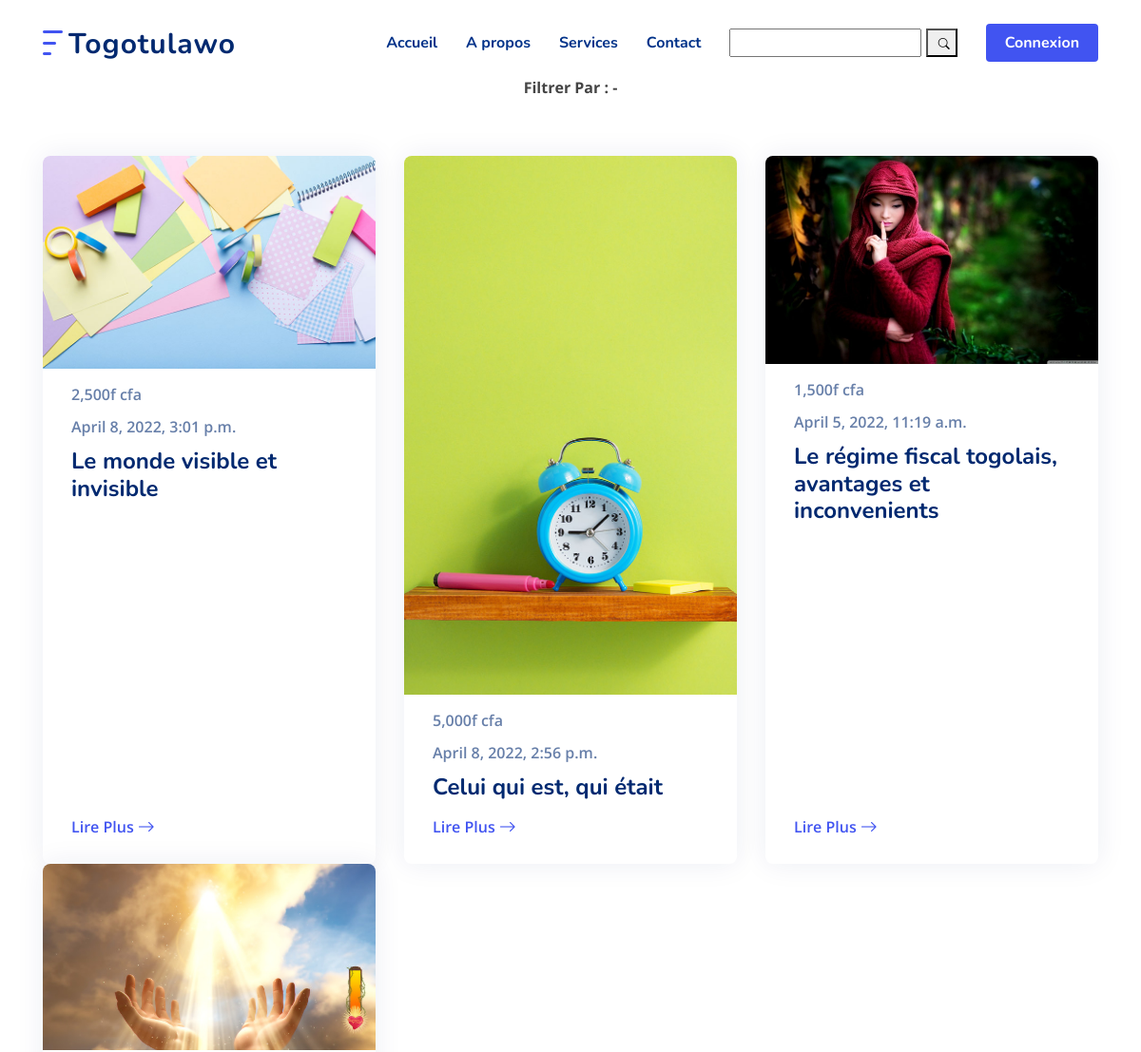
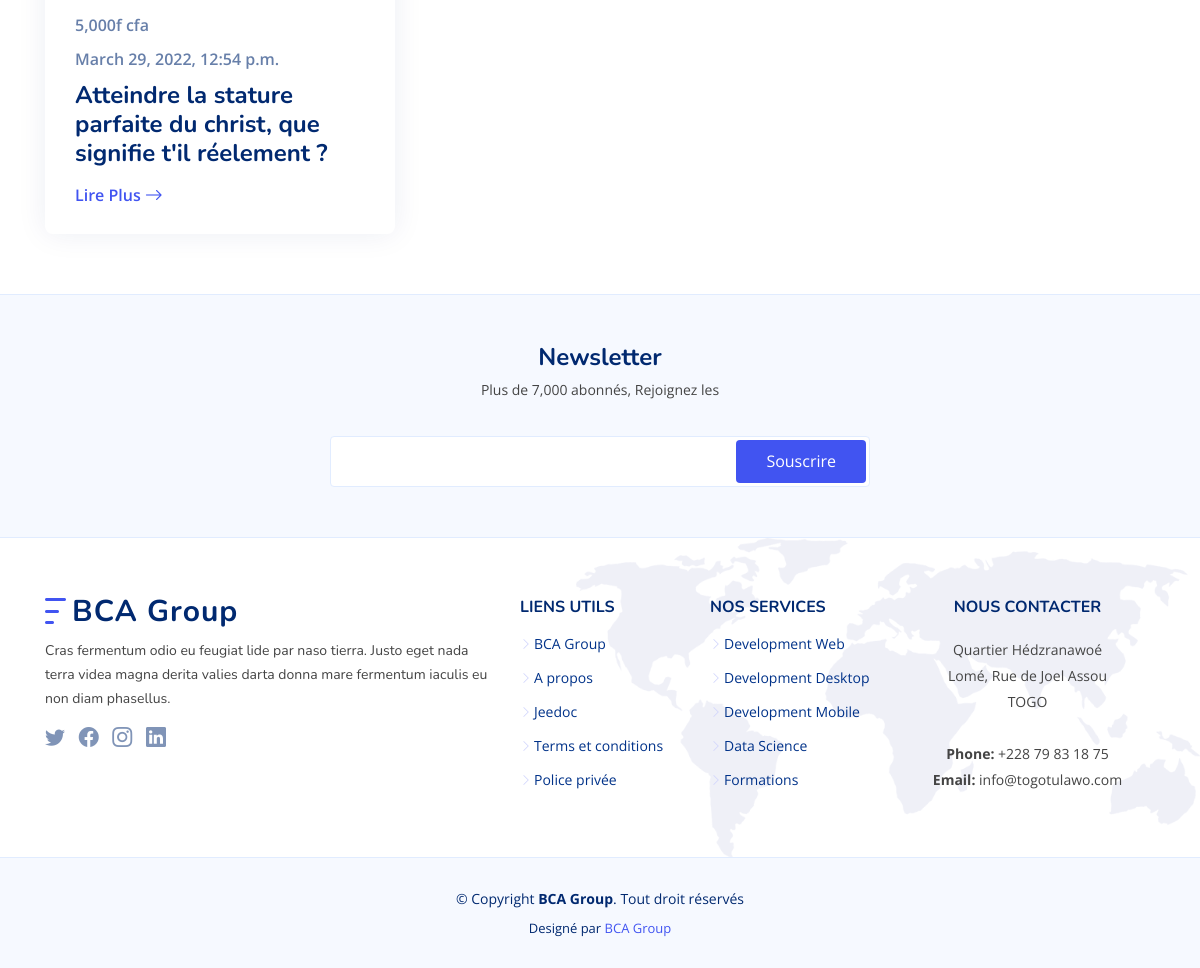
The page /categorie/agronomie on the database its author committed (2 pictures, top to bottom).
### main/models/article.py (models this page shows, shortened)
class Article(models.Model):
    option =(
        ('Thèse', 'Thèse'),
        ('Mémoire', 'Mémoire'),
        ('Rapport de stage', 'Rapport de stage'),
        ('Document de synthèse', 'Document de synthèse'),
        ('Article', 'Article'),
        ('Livre', 'Livre'),
    )
    class Meta:
        ordering = ["-publish_date"]
        get_latest_by = "publish_date"
    title = models.CharField(max_length=300, unique=True)
    subtitle = models.CharField(max_length=255, blank=True)
    slug = models.SlugField(max_length=300, unique=True)
    contenu = FroalaField()
    couverture = models.ImageField(upload_to='files/couverture')
    auteur = models.ForeignKey(Auteur, null=False, on_delete=models.CASCADE)
    domaine = models.ForeignKey(Categorie, null=False, on_delete=models.CASCADE)
    type = models.CharField(max_length=100, choices=option)
    resource = models.FileField(upload_to="files/resource")
    discount = models.IntegerField(null=False, default=0)
    price = models.IntegerField(null=False)
    is_draft = models.BooleanField(default=True)
    active = models.BooleanField(default=False)
    date_created = models.DateTimeField(auto_now_add=True)
    date_modified = models.DateTimeField(auto_now=True)
    publish_date = models.DateTimeField(auto_now_add=True)

### main/views/articles.py (the view)
# urls.py: path('categorie/<str:slug>', categorie_articles, name = 'categorie'),
def categorie_articles(request, slug):
    categorie = Categorie.objects.get(slug=slug)
    article = Article.objects.filter(domaine=categorie)
    context = {
        "article" : article,
        "categorie" : categorie,
    }
    return render(request, template_name="categorie_article.html", context=context)

### main/templatetags/article_custom_tags.py (called while the page is built)
@register.filter
def cfa(price):
    return f'{price}f cfa'

### main/templates/categorie_article.html
{% extends 'main_base.html' %}
{% load article_custom_tags %}
{% load humanize %}
{% block content %}
<section id="recent-blog-posts" class="recent-blog-posts">
    <div class="container" data-aos="fade-up">
      <header class="section-header">
        <div class="card-body">
            <b>Filtrer Par : - </b>
        </div>
      </header>
      <div class="row">
        {% for a in article %}
        <div class="col-lg-4">
          <div class="post-box">
            <div class="post-img"><img src="{{a.couverture.url}}" class="img-fluid" alt=""></div>
            <span class="post-date">{{a.price|intcomma|cfa}}</span>
            <span class="post-date">{{a.publish_date}}</span>
            <h3 class="post-title">{{a.title}}</h3>
            <a href="/article/{{a.slug}}" class="readmore stretched-link mt-auto"><span>Lire Plus</span><i class="bi bi-arrow-right"></i></a>
          </div>
        </div>
        {% endfor %}
      </div>
    </div>
  </section>
{% endblock %}

### static/main/assets/css/style.css (style rules this page uses)
:root { scroll-behavior: smooth; }
body { font-family: "Open Sans", sans-serif; color: #444444; }
a { color: #4154f1; text-decoration: none; }
h1, h2, h3, h4, h5, h6 { font-family: "Nunito", sans-serif; }
section { padding: 60px 0; overflow: hidden; }
.section-header { text-align: center; padding-bottom: 40px; }
.recent-blog-posts .post-box { box-shadow: 0px 0 30px rgba(1, 41, 112, 0.08); transition: 0.3s; height: 100%; overflow: hidden; padding: 30px; border-radius: 8px; position: relative; display: flex; flex-direction: column; }
.recent-blog-posts .post-box .post-img { overflow: hidden; margin: -30px -30px 15px -30px; position: relative; }
.recent-blog-posts .post-box .post-img img { transition: 0.5s; }
.recent-blog-posts .post-box .post-date { font-size: 16px; font-weight: 600; color: rgba(1, 41, 112, 0.6); display: block; margin-bottom: 10px; }
.recent-blog-posts .post-box .post-title { font-size: 24px; color: #012970; font-weight: 700; margin-bottom: 18px; position: relative; transition: 0.3s; }
.recent-blog-posts .post-box .readmore { display: flex; align-items: center; font-weight: 600; line-height: 1; transition: 0.3s; }
.recent-blog-posts .post-box .readmore i { line-height: 0; margin-left: 4px; font-size: 18px; }

### rows shown on the page
Article: couverture (picture), price|cfa "2,500f cfa", publish_date "April 8, 2022, 3:01 p.m.", title "Le monde visible et invisible"
Article: couverture (picture), price|cfa "5,000f cfa", publish_date "April 8, 2022, 2:56 p.m.", title "Celui qui est, qui était"
Article: couverture (picture), price|cfa "1,500f cfa", publish_date "April 5, 2022, 11:19 a.m.", title "Le régime fiscal togolais, avantages et inconvenients"
Article: couverture (picture), price|cfa "5,000f cfa", publish_date "March 29, 2022, 12:54 p.m.", title "Atteindre la stature parfaite du christ, que signifie t'il réelement ?"
